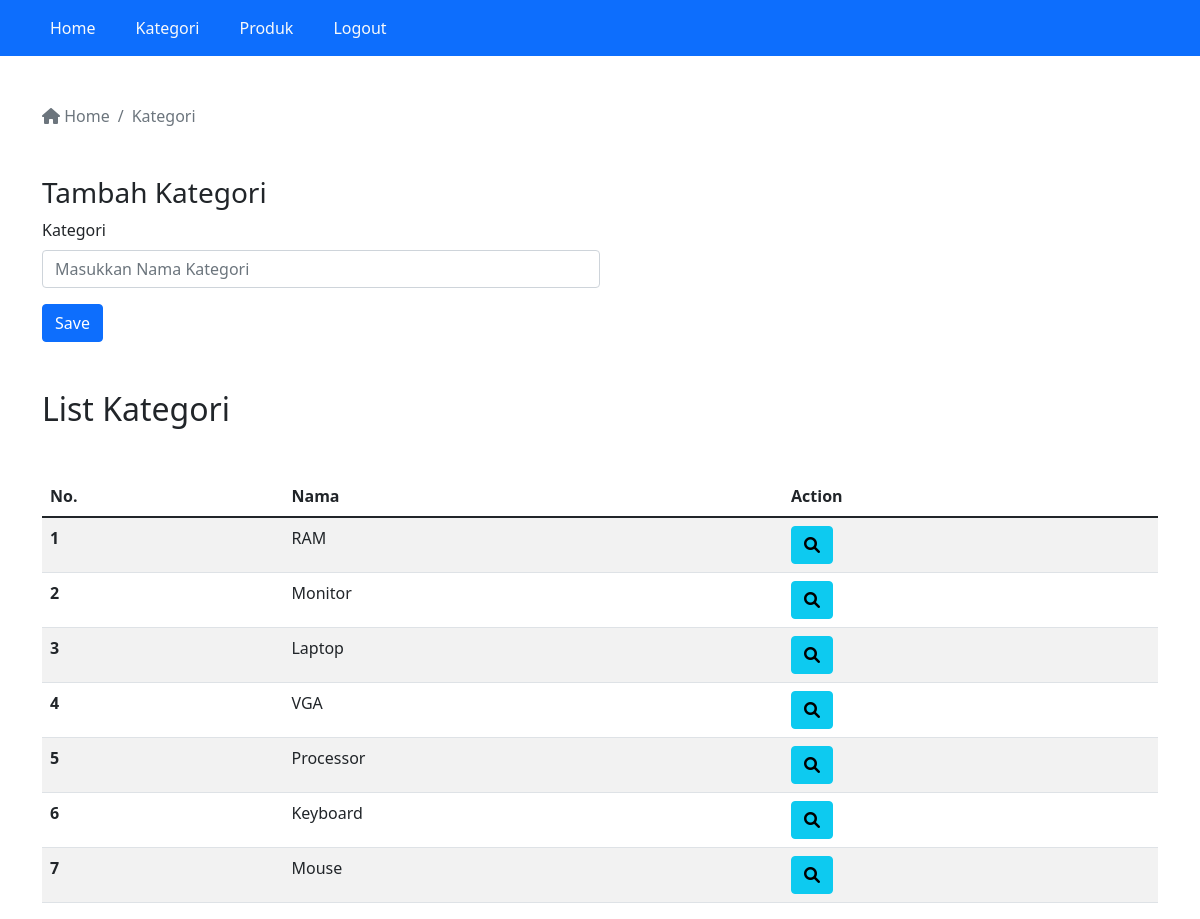
The app's page /admin/kategori.php (signed in) with its own data.
### tables this page shows
CREATE TABLE `kategori` (
  `id` int(11) NOT NULL,
  `nama` varchar(100) NOT NULL
);

### admin/kategori.php (the view, shortened to what this page needs)
<?php
require "../koneksi.php";
$queryKategori = mysqli_query($conn, "SELECT * FROM kategori");
$jumlahKategori = mysqli_num_rows($queryKategori);
?>
<!DOCTYPE html>
<html lang="en">
<head>
    <link href="https://cdn.jsdelivr.net/npm/bootstrap@5.1.3/dist/css/bootstrap.min.css" rel="stylesheet">
    <link href="https://cdnjs.cloudflare.com/ajax/libs/font-awesome/6.0.0/css/all.min.css" rel="stylesheet">
</head>
<body>
    <?php require 'navbar.php'; ?>
    <div class="container mt-5">
        <nav aria-label="breadcrumb">
            <ol class="breadcrumb">
                <li class="breadcrumb-item active" aria-current="page">
                    <a href="index.php" class="no-deco-text text-muted"><i class="fas fa-home" aria-hidden="true"></i> Home</a>
                </li>
                <li class="breadcrumb-item active" aria-current="page">
                    Kategori
                </li>
            </ol>
        </nav>
        <div class="my-5 col-12 col-md-6">
            <h3>Tambah Kategori</h3>
            <form action="" method="POST">
                <div>
                    <label for="kategori">Kategori</label>
                    <input type="text" id="kategori" class="form-control mt-2" autocomplete="off" name="kategori" placeholder="Masukkan Nama Kategori" required>
                </div>
                <div class="mt-3">
                    <button class="btn btn-primary" type="submit" name="simpan-kategori">Save</button>
                </div>
            </form>
        </div>
        <div class="mt-3">
            <h2>List Kategori</h2>
            <div class="tabel-responsive mt-5">
                <table class="table table-striped">
                    <thead>
                        <tr>
                            <th scope="col">No.</th>
                            <th scope="col">Nama</th>
                            <th scope="col">Action</th>
                        </tr>
                    </thead>
                    <tbody>
                        <?php
                        if ($jumlahKategori == 0) {
                        ?>
                            <tr>
                                <td colspan="3" class="text-center">Data Tidak Tersedia</td>
                            </tr>
                            <?php
                        } else {
                            $no = 1;
                            while ($data = mysqli_fetch_array($queryKategori)) {
                            ?>
                                <tr>
                                    <th scope="row"><?php echo $no; ?></th>
                                    <td><?php echo $data['nama']; ?></td>
                                    <td>
                                        <a href="kategori-detail.php?p=<?php echo $data['id']; ?>" class="btn btn-info">
                                            <i class="fa fa-search" aria-hidden="true""></i></a>
                                    </td>
                                </tr>
                        <?php
                                $no++;
                            }
                        }
                        ?>
                    </tbody>
            </div>
        </div>
    </div>
</body>
</html>

### admin/kategori.php (style rules this page uses)
.no-deco-text { text-decoration: none; }

### records on screen
kategori: nama "RAM"
kategori: nama "Monitor"
kategori: nama "Laptop"
kategori: nama "VGA"
kategori: nama "Processor"
kategori: nama "Keyboard"
kategori: nama "Mouse"
